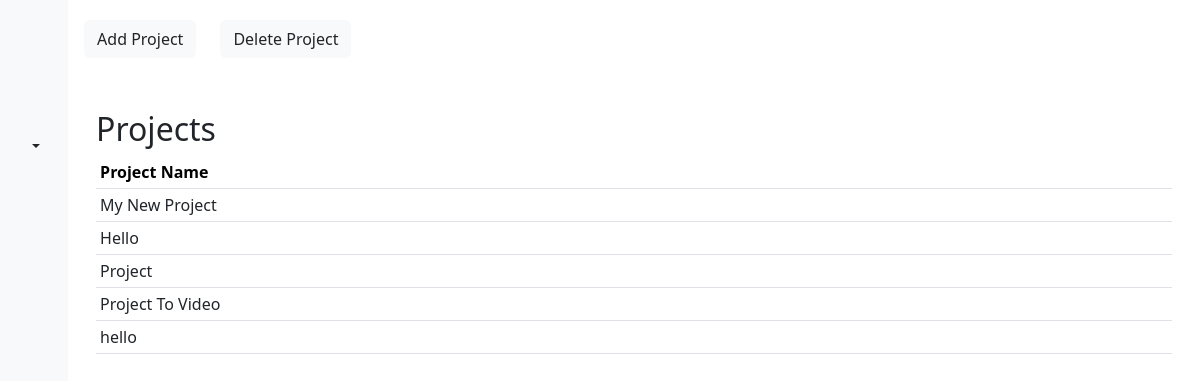
The app's page /projects with its own data.
### core/models.py (models this page shows, shortened)
class Project(models.Model):
    id = models.BigAutoField(primary_key=True)
    name = models.TextField()
    description = models.TextField(null=True, blank=True)
    create_at = models.DateTimeField(auto_now_add=True)

### core/views.py (the view)
# urls.py: path('projects', projects, name='projects'),
def projects(request):
    projects = Project.objects.all()
    msg = ''
    if not projects:
        msg = 'There are 0 projects at this moment.'
    context = {
        'project_list': projects,
        'message': msg
    }
    return render(request, 'core/admin/projects.html', context)

### core/templates/core/admin/projects.html (shortened to what this page needs)
{% load static %}
<!DOCTYPE html>
<html lang="en">
  <head>
    <link rel="stylesheet" href="{% static '' %}" />
    <link
      href="https://cdn.jsdelivr.net/npm/bootstrap@5.3.3/dist/css/bootstrap.min.css"
      rel="stylesheet"
    />
  </head>
  <body>
    <div class="container-fluid">
      <div class="row">
        <div class="col-sm-auto bg-light sticky-top">
          <div
            class="d-flex flex-sm-column flex-row flex-nowrap bg-light align-items-center sticky-top"
          >
            <a
              href=""
              class="d-block p-3 link-dark text-decoration-none"
              title=""
              data-bs-toggle="tooltip"
              data-bs-placement="right"
              data-bs-original-title="Icon-only"
            >
            </a>
            <ul
              class="nav nav-pills nav-flush flex-sm-column flex-row flex-nowrap mb-auto mx-auto text-center align-items-center"
            >
              <li class="nav-item">
                <a
                  href="{% url 'adminwindow' %}"
                  class="nav-link py-3 px-2"
                  title=""
                  data-bs-toggle="tooltip"
                  data-bs-placement="right"
                  data-bs-original-title="Home"
                >
                </a>
              </li>
              <li>
                <a
                  href="{% url 'projects' %}"
                  class="nav-link py-3 px-2"
                  title=""
                  data-bs-toggle="tooltip"
                  data-bs-placement="right"
                  data-bs-original-title="Projects"
                >
                </a>
              </li>
              <li>
                <a
                  href="{% url 'users' %}"
                  class="nav-link py-3 px-2"
                  title=""
                  data-bs-toggle="tooltip"
                  data-bs-placement="right"
                  data-bs-original-title="Users"
                >
                </a>
              </li>
            </ul>
          </div>
          <div class="dropdown">
            <a
              href=""
              class="d-flex align-items-center justify-content-center p-3 link-dark text-decoration-none dropdown-toggle"
              id="dropdownUser3"
              data-bs-toggle="dropdown"
              aria-expanded="false"
            >
            </a>
          </div>
        </div>
        <div class="col-sm p-3 min-vh-100">
          <div class="row">
            <div class="col-sm-auto my-1">
              <button class="btn btn-light text-decoration-none">
                <a
                  href="{% url 'addproject' %}"
                  class="text-decoration-none text-dark"
                >
                  <span>Add Project</span>
                </a>
              </button>
            </div>
            <div class="col-sm-auto my-1">
              <button class="btn btn-light text-decoration-none">
                <a href="" class="text-decoration-none text-dark">
                  <span>Delete Project</span>
                </a>
              </button>
            </div>
          </div>
          <div class="container my-5">
            <h2>Projects</h2>
            <div class="table-reponsive">
              <table class="table table-hover table-sm">
                <thead>
                  <tr>
                    <th>Project Name</th>
                    <th></th>
                    <th></th>
                    <th></th>
                  </tr>
                </thead>
                <tbody>
                  {% for projects in project_list %}
                  <tr>
                    <td>
                      <a
                        href="{% url 'project' %}"
                        class="text-decoration-none text-dark"
                        >{{projects.name}}</a
                      >
                    </td>
                    <td></td>
                    <td></td>
                    <td></td>
                  </tr>
                  {% endfor %}
                </tbody>
              </table>
            </div>
          </div>
        </div>
      </div>
    </div>
  </body>
</html>

### records on screen
Project: name "My New Project"
Project: name "Hello"
Project: name "Project"
Project: name "Project To Video"
Project: name "hello"
